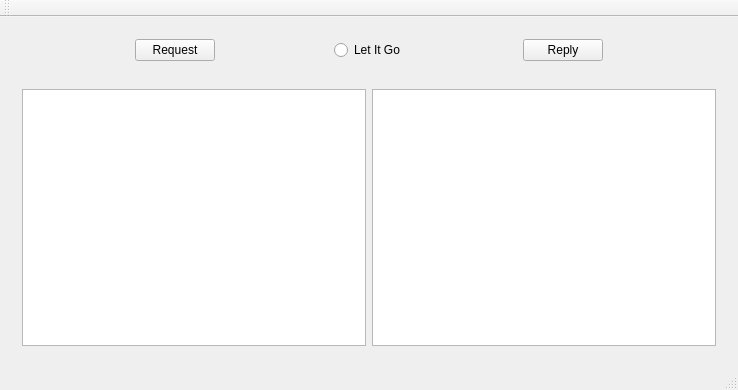
<?xml version="1.0" encoding="UTF-8"?>
<ui version="4.0">
 <class>MainWindow</class>
 <widget class="QMainWindow" name="MainWindow">
  <property name="geometry">
   <rect>
    <x>0</x>
    <y>0</y>
    <width>738</width>
    <height>390</height>
   </rect>
  </property>
  <property name="windowTitle">
   <string>MainWindow</string>
  </property>
  <widget class="QWidget" name="centralWidget">
   <layout class="QVBoxLayout" name="verticalLayout">
    <item>
     <widget class="QWidget" name="widget" native="true">
      <layout class="QHBoxLayout" name="horizontalLayout_2">
       <item>
        <spacer name="horizontalSpacer_2">
         <property name="orientation">
          <enum>Qt::Horizontal</enum>
         </property>
         <property name="sizeHint" stdset="0">
          <size>
           <width>40</width>
           <height>20</height>
          </size>
         </property>
        </spacer>
       </item>
       <item>
        <widget class="QPushButton" name="requestBtn">
         <property name="text">
          <string>Request</string>
         </property>
        </widget>
       </item>
       <item>
        <spacer name="horizontalSpacer">
         <property name="orientation">
          <enum>Qt::Horizontal</enum>
         </property>
         <property name="sizeHint" stdset="0">
          <size>
           <width>40</width>
           <height>20</height>
          </size>
         </property>
        </spacer>
       </item>
       <item>
        <widget class="QRadioButton" name="letItGo">
         <property name="text">
          <string>Let It Go</string>
         </property>
        </widget>
       </item>
       <item>
        <spacer name="horizontalSpacer_4">
         <property name="orientation">
          <enum>Qt::Horizontal</enum>
         </property>
         <property name="sizeHint" stdset="0">
          <size>
           <width>40</width>
           <height>20</height>
          </size>
         </property>
        </spacer>
       </item>
       <item>
        <widget class="QPushButton" name="replyBtn">
         <property name="text">
          <string>Reply</string>
         </property>
        </widget>
       </item>
       <item>
        <spacer name="horizontalSpacer_3">
         <property name="orientation">
          <enum>Qt::Horizontal</enum>
         </property>
         <property name="sizeHint" stdset="0">
          <size>
           <width>40</width>
           <height>20</height>
          </size>
         </property>
        </spacer>
       </item>
      </layout>
     </widget>
    </item>
    <item>
     <widget class="QWidget" name="editWidget" native="true">
      <layout class="QHBoxLayout" name="horizontalLayout">
       <item>
        <widget class="QPlainTextEdit" name="requestEdit"/>
       </item>
       <item>
        <widget class="QPlainTextEdit" name="replyEdit"/>
       </item>
      </layout>
     </widget>
    </item>
   </layout>
  </widget>
  <widget class="QMenuBar" name="menuBar">
   <property name="geometry">
    <rect>
     <x>0</x>
     <y>0</y>
     <width>738</width>
     <height>30</height>
    </rect>
   </property>
  </widget>
  <widget class="QToolBar" name="mainToolBar">
   <attribute name="toolBarArea">
    <enum>TopToolBarArea</enum>
   </attribute>
   <attribute name="toolBarBreak">
    <bool>false</bool>
   </attribute>
  </widget>
  <widget class="QStatusBar" name="statusBar"/>
 </widget>
 <layoutdefault spacing="6" margin="11"/>
 <resources/>
 <connections/>
</ui>
